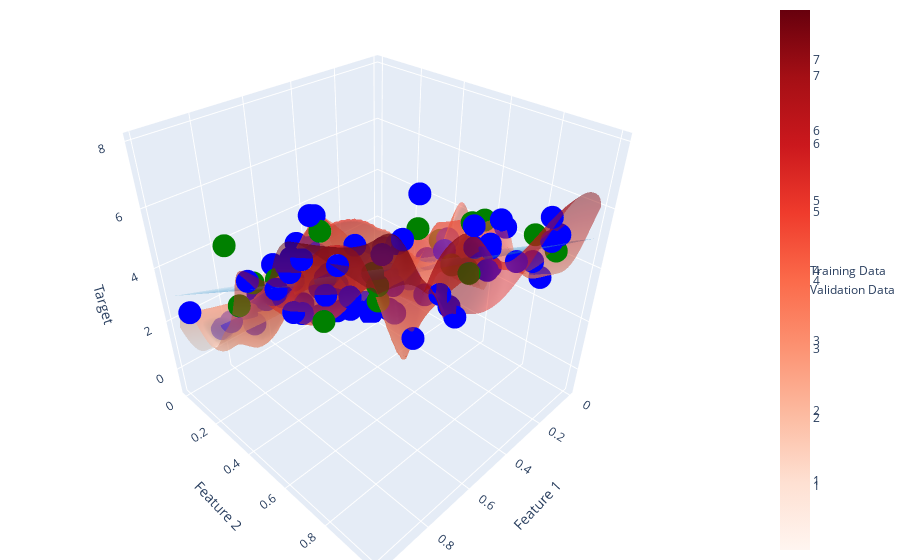

The code cell stored with this chart in its notebook:
### Code cell
# Create a meshgrid for plotting the true and predicted surfaces
x_surf, y_surf = np.meshgrid(np.linspace(X[:, 0].min(), X[:, 0].max(), n_samples),
                             np.linspace(X[:, 1].min(), X[:, 1].max(), n_samples))

z_true_surf = 3 * x_surf + 5 * y_surf  # True surface
z_predicted_surf = model(torch.tensor(np.vstack((x_surf.flatten(), y_surf.flatten())).T, dtype=torch.float32)).detach().numpy().reshape(x_surf.shape)

# Create a plotly figure
fig = go.Figure()

# Add true function data
fig.add_trace(go.Scatter3d(x=X_train[:, 0], y=X_train[:, 1], z=Y_train, mode='markers', marker=dict(color='blue'), name='Training Data'))

# Add true function data
fig.add_trace(go.Scatter3d(x=X_val[:, 0], y=X_val[:, 1], z=Y_val, mode='markers', marker=dict(color='green'), name='Validation Data'))

# Add true surface
fig.add_trace(go.Surface(x=x_surf, y=y_surf, z=z_true_surf, opacity=0.5, colorscale='blues', name='True Surface'))

# Add predicted surface
fig.add_trace(go.Surface(x=x_surf, y=y_surf, z=z_predicted_surf, opacity=0.5, colorscale='reds', name='Predicted Surface'))

# Layout
fig.update_layout(scene=dict(
                    xaxis_title='Feature 1',
                    yaxis_title='Feature 2',
                    zaxis_title='Target'),
                    legend=dict(y=0.5, font_size=12),
                    margin=dict(l=0, r=0, b=0, t=0))

# Show the figure
fig.show()

### Figure 1 — Plotly figure (JSON) as saved in the notebook; plotly's stock layout.template omitted (floating-point values rounded to 4 significant figures; data arrays with more than 128 entries replaced by an {"elided": "..."} marker saying what was removed)
{"data": [{"marker": {"color": "blue"}, "mode": "markers", "name": "Training Data", "type": "scatter3d", "x": [0.4471, 0.3454, 0.9884, 0.5666, 0.6521, 0.2646, 0.318, 0.1862, 0.7782, 0.8062, 0.4615, 0.2894, 0.521, 0.6531, 0.5356, 0.7917, 0.1355, 0.618, 0.9765, 0.4562, 0.8289, 0.8379, 0.07104, 0.3982, 0.2089, 0.9437, 0.7221, 0.5702, 0.4239, 0.1434, 0.3154, 0.4376, 0.01879, 0.2828, 0.02022, 0.8073, 0.568, 0.6602, 0.9768, 0.7044, 0.6995, 0.05803, 0.2231, 0.5232, 0.6778, 0.57, 0.1318, 0.5743, 0.9561, 0.7396, 0.4072, 0.06415, 0.8811, 0.5865, 0.2274, 0.8138, 0.1494, 0.1966, 0.7301, 0.8817, 0.01919, 0.73, 0.7393, 0.4663, 0.6028, 0.2488, 0.6976, 0.4237, 0.2104, 0.7937, 0.5772, 0.7142, 0.2, 0.9755, 0.3595, 0.7253, 0.4359, 0.5218, 0.9342, 0.7352], "y": [0.8464, 0.9281, 0.102, 0.2654, 0.4314, 0.7742, 0.4143, 0.9444, 0.87, 0.7039, 0.7805, 0.1832, 0.05434, 0.2533, 0.5899, 0.5289, 0.2983, 0.4288, 0.4687, 0.5684, 0.004695, 0.0961, 0.08713, 0.2098, 0.1613, 0.6818, 0.8664, 0.4386, 0.6064, 0.9447, 0.3637, 0.8918, 0.6176, 0.1202, 0.8326, 0.5691, 0.9256, 0.2901, 0.6048, 0.03184, 0.2974, 0.4344, 0.9527, 0.09394, 0.27, 0.5909, 0.7163, 0.6532, 0.644, 0.4905, 0.06917, 0.6925, 0.5813, 0.02011, 0.2544, 0.3965, 0.8681, 0.3687, 0.3119, 0.6925, 0.3016, 0.1716, 0.03919, 0.2444, 0.5449, 0.5762, 0.06023, 0.6459, 0.1289, 0.2239, 0.2379, 0.9988, 0.01852, 0.8558, 0.437, 0.5013, 0.8919, 0.4147, 0.614, 0.9622], "z": [5.891, 5.367, 2.832, 5.19, 4.177, 4.984, 3.797, 5.422, 7.529, 5.341, 3.742, 2.439, 1.438, 3.851, 3.09, 6.949, 1.434, 3.652, 5.54, 5.067, 0.8933, 1.701, 0.7363, 1.668, -0.7902, 6.922, 4.428, 2.529, 6.563, 5.47, 2.411, 5.334, 2.494, 1.973, 2.998, 4.111, 7.282, 2.475, 5.915, 0.5964, 4.372, 3.041, 6.343, 3.376, 3.359, 5.146, 5.077, 3.448, 6.467, 4.352, 2.349, 4.478, 4.605, 2.5, 2.646, 3.958, 4.296, 1.694, 4.271, 5.698, 1.523, 2.411, 1.246, 1.019, 3.453, 3.907, 1.704, 3.353, 1.293, 3.203, 4.001, 5.713, 0.5597, 7.632, 2.46, 4.665, 5.999, 4.56, 5.059, 6.278]}, {"marker": {"color": "green"}, "mode": "markers", "name": "Validation Data", "type": "scatter3d", "x": [0.01171, 0.592, 0.8965, 0.3186, 0.5759, 0.2961, 0.6668, 0.6974, 0.9786, 0.5488, 0.6121, 0.159, 0.1002, 0.821, 0.1647, 0.9637, 0.1625, 0.1238, 0.1183, 0.6563], "y": [0.36, 0.5723, 0.3676, 0.6674, 0.9293, 0.1187, 0.6706, 0.4535, 0.7992, 0.7152, 0.6169, 0.1104, 0.9195, 0.0971, 0.6215, 0.3834, 0.6156, 0.848, 0.6399, 0.1382], "z": [2.512, 4.539, 4.684, 4.053, 6.005, 1.311, 4.898, 5.854, 5.931, 6.349, 3.887, -0.0756, 4.66, 4.492, 4.754, 4.31, 3.022, 5.028, 4.742, 2.712]}, {"colorscale": [[0, "rgb(247,251,255)"], [0.125, "rgb(222,235,247)"], [0.25, "rgb(198,219,239)"], [0.375, "rgb(158,202,225)"], [0.5, "rgb(107,174,214)"], [0.625, "rgb(66,146,198)"], [0.75, "rgb(33,113,181)"], [0.875, "rgb(8,81,156)"], [1, "rgb(8,48,107)"]], "name": "True Surface", "opacity": 0.5, "type": "surface", "x": {"elided": "100x100 float values"}, "y": {"elided": "100x100 float values"}, "z": {"elided": "100x100 float values"}}, {"colorscale": [[0, "rgb(255,245,240)"], [0.125, "rgb(254,224,210)"], [0.25, "rgb(252,187,161)"], [0.375, "rgb(252,146,114)"], [0.5, "rgb(251,106,74)"], [0.625, "rgb(239,59,44)"], [0.75, "rgb(203,24,29)"], [0.875, "rgb(165,15,21)"], [1, "rgb(103,0,13)"]], "name": "Predicted Surface", "opacity": 0.5, "type": "surface", "x": {"elided": "100x100 float values"}, "y": {"elided": "100x100 float values"}, "z": {"elided": "100x100 float values"}}], "layout": {"legend": {"font": {"size": 12}, "y": 0.5}, "margin": {"b": 0, "l": 0, "r": 0, "t": 0}, "scene": {"xaxis": {"title": {"text": "Feature 1"}}, "yaxis": {"title": {"text": "Feature 2"}}, "zaxis": {"title": {"text": "Target"}}}}}
